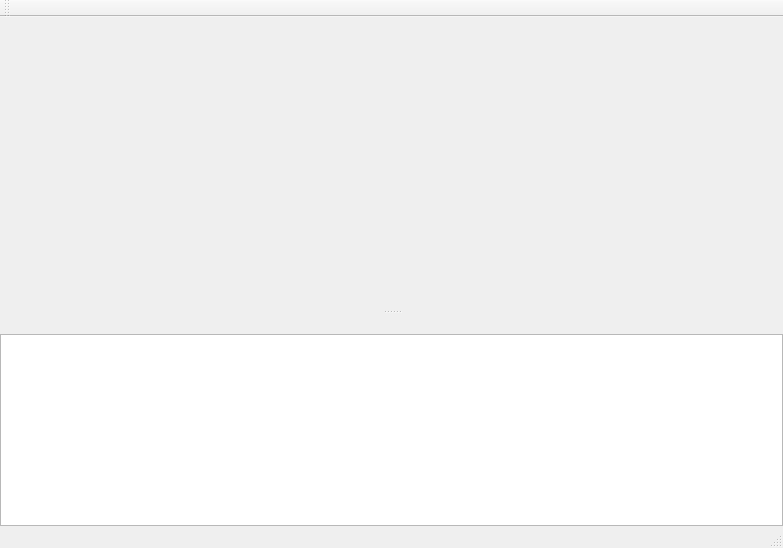
<?xml version="1.0" encoding="UTF-8"?>
<ui version="4.0">
 <class>MainWindow</class>
 <widget class="QMainWindow" name="MainWindow">
  <property name="geometry">
   <rect>
    <x>0</x>
    <y>0</y>
    <width>783</width>
    <height>548</height>
   </rect>
  </property>
  <property name="windowTitle">
   <string>MainWindow</string>
  </property>
  <widget class="QWidget" name="centralWidget">
   <layout class="QVBoxLayout" name="verticalLayout"/>
  </widget>
  <widget class="QMenuBar" name="menuBar">
   <property name="geometry">
    <rect>
     <x>0</x>
     <y>0</y>
     <width>783</width>
     <height>21</height>
    </rect>
   </property>
  </widget>
  <widget class="QToolBar" name="mainToolBar">
   <attribute name="toolBarArea">
    <enum>TopToolBarArea</enum>
   </attribute>
   <attribute name="toolBarBreak">
    <bool>false</bool>
   </attribute>
  </widget>
  <widget class="QStatusBar" name="statusBar"/>
  <widget class="QDockWidget" name="dockWidget_4">
   <property name="floating">
    <bool>false</bool>
   </property>
   <property name="features">
    <set>QDockWidget::DockWidgetMovable</set>
   </property>
   <property name="allowedAreas">
    <set>Qt::BottomDockWidgetArea</set>
   </property>
   <attribute name="dockWidgetArea">
    <number>8</number>
   </attribute>
   <widget class="QWidget" name="dockWidgetContents_4">
    <layout class="QHBoxLayout" name="horizontalLayout">
     <property name="spacing">
      <number>0</number>
     </property>
     <property name="leftMargin">
      <number>0</number>
     </property>
     <property name="topMargin">
      <number>0</number>
     </property>
     <property name="rightMargin">
      <number>0</number>
     </property>
     <property name="bottomMargin">
      <number>0</number>
     </property>
     <item>
      <widget class="QTextEdit" name="textEdit"/>
     </item>
    </layout>
   </widget>
  </widget>
 </widget>
 <layoutdefault spacing="6" margin="11"/>
 <resources/>
 <connections/>
</ui>
